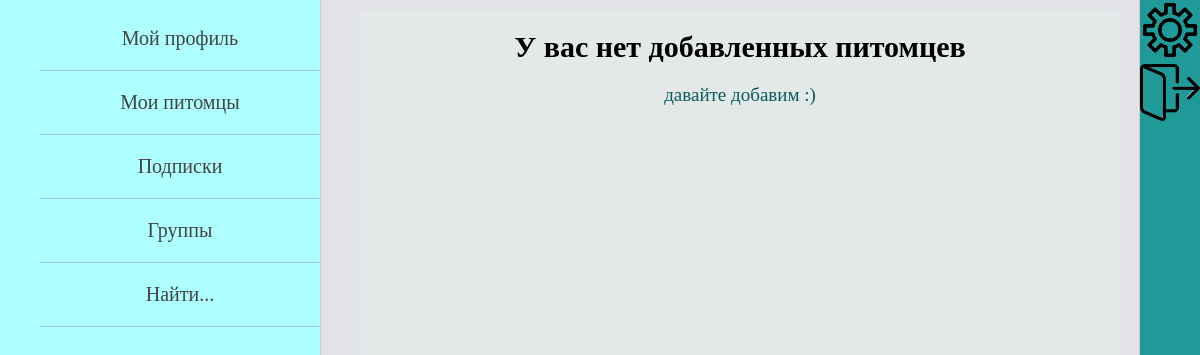
Page /animals/my-animals/ (signed in) on the earlier database version.
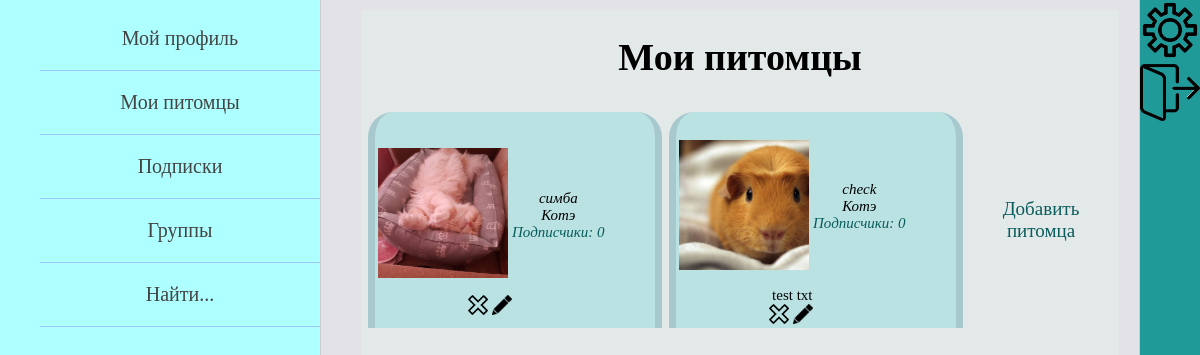
Same page on the later database version.
### pet_owners/models.py (models this page shows, shortened)
class Animal(models.Model):
    GENDER = (
        ("мальчик", "мальчик"),
        ("девочка", "девочка")
    )
    name_of_animal = models.CharField(max_length=55, verbose_name='имя питомца')
    pet_owner = models.ForeignKey(settings.AUTH_USER_MODEL, on_delete=models.CASCADE, verbose_name='владелец')
    category_of_animal = models.ForeignKey(AnimalCategory, on_delete=models.PROTECT, verbose_name='вид')
    animal_breed = models.CharField(max_length=100, blank=True, verbose_name='порода питомца')
    date_of_animal_birth = models.DateField(verbose_name='дата рождения питомца', blank=True, null=True)
    sex = models.CharField(max_length=7, choices=GENDER, verbose_name='пол', null=True)
    animal_photo = models.ImageField(upload_to="animals_photos/%Y/%m/%d/", verbose_name='фото питомца')
    about_pet = models.TextField(max_length=520, verbose_name='о питомце')
    class Meta:
        verbose_name = 'Питомец'
        verbose_name_plural = 'Питомцы'

class AnimalCategory(models.Model):
    category = models.CharField(max_length=255, verbose_name='вид домашнего животного')
    def __str__(self):
        return self.category
    class Meta:
        verbose_name = 'Вид'
        verbose_name_plural = 'Виды'

### animals/views.py (the view)
# urls.py: path('my-animals/', AnimalsHome.as_view(), name='all_animals_page'),
class AnimalsHome(LoginRequiredMixin, DataMixin, ListView):
    model = Animal
    template_name = 'animals/animals_page.html'
    context_object_name = 'animals'
    def get_queryset(self):
        self.queryset = Animal.objects.filter(
            pet_owner=self.request.user).annotate(
            foll_count=Count('followers')).order_by('-foll_count')
        return self.queryset
    def get_context_data(self, *, object_list=None, **kwargs):
        context = super().get_context_data(**kwargs)
        animals = self.queryset
        context['title'] = "Мои питомцы"
        context.update(self.get_left_menu())
        context.update(self.get_right_menu())
        context['user_animals_followed'] = self.get_animals_followers_of_owner(animals)
        return context

### pet_owners/templatetags/pet_owners_tags.py (called while the page is built)
@register.simple_tag
def create_foll_list(animal_name, user_animals_followed):
    return user_animals_followed[animal_name]

### pet_owners/utils.py (called while the page is built)
    def get_left_menu(self):
        context = {}
        if self.request.user.is_authenticated:
            context['left_menu'] = [
                {'title': "Мой профиль", 'url_name': ['profile_home', self.request.user.id]},
                {'title': "Мои питомцы", 'url_name': ['all_animals_page']},
                {'title': "Подписки", 'url_name': ['owner_subscriptions', self.request.user.id]},
                {'title': "Группы", 'url_name': ['my_groups']},
                {'title': "Найти...", 'url_name': ['searching_animals']}
            ]
        else:
            context['left_menu'] = [
                {'title': "Регистрация", 'url_name': 'register'},
                {'title': "Войти", 'url_name': 'login'},
            ]
        return context

    def get_right_menu(self, auth_user=None):
        context = {}
        if auth_user is None:
            auth_user = self.request.user
        animals = Animal.objects.filter(followers__follower=auth_user)[:7]
        context['animals_for_right_menu'] = animals
        return context

### animals/templates/animals/animals_page.html (shortened to what this page needs)
{% extends 'pet_owners/base.html' %}
{% load pet_owners_tags %}
{% block content %}
<table border=0 cellpadding="0" cellspacing="0">
<tr class="animals_info">
    <td width="1350">
        {% if animals %}
            <h1>Мои питомцы</h1>
            <table cellpadding="0" cellspacing="7">
            <tr>
            {% for animal in animals %}
                {% create_foll_list animal.name_of_animal user_animals_followed as foll_list %}
                <td class="animal_cell">
                    <table cellpadding="0" cellspacing="0">
                        <tr><td>
                            <table class="avatar_and_parameters"><tr>
                                <td valign="middle" class="animal_avatar">
                                    <img src="{{animal.animal_photo.url}}" width=130>
                                </td>
                                <td valign="middle">
                                    <div>{{animal.name_of_animal}}</div>
                                    <div>{{animal.category_of_animal}}</div>
                                    <div class="subs_of_user">
                                        <a href="{% url 'animal_followers' animal.pk %}">
                                            <span>Подписчики: </span>{{foll_list.count_folls}}
                                        </a>
                                    </div>
                                </td>
                            </tr></table>
                        </td></tr>
                        <tr><td class="about_animal_zone">
                            <div>{{animal.about_pet}}</div>
                            <div class="edit_delete_buttons">
                                <div class="del_but">
                                    <a href="{% url 'delete_animal' animal.pk %}">
                                    <img src="/static/pet_owners/images/button_delete.png" width="20">
                                    </a>
                                </div>
                                <div class="edit_but">
                                    <a href="{% url 'edit_animal' animal.pk %}">
                                    <img src="/static/pet_owners/images/button_edit.png" width="20">
                                    </a>
                                </div>
                            </div>
                        </td></tr>
                    </table>
                </td>
            {% endfor %}
            <td class="add_new_pet">
                <a href="{% url 'create_animal' %}">Добавить питомца</a>
            </td>
            </tr>
            </table>
        {% else %}
            <div class="if_no_animals">
                <h1>У вас нет добавленных питомцев</h1>
                <a href="{% url 'create_animal' %}">давайте добавим :)</a>
            </div>
        {% endif %}
    </td>
</tr>
</table>
{% endblock %}

Differences in the rows shown:
added Animal: animal_photo (picture), name_of_animal "симба", category_of_animal "Котэ", count_folls "0"
added Animal: animal_photo (picture), name_of_animal "check", category_of_animal "Котэ", count_folls "0", about_pet "test txt"
Other differences:
text no longer shown: "У вас нет добавленных питомцев давайте добавим :)"
text now shown: "Мои питомцы Добавить питомца"
